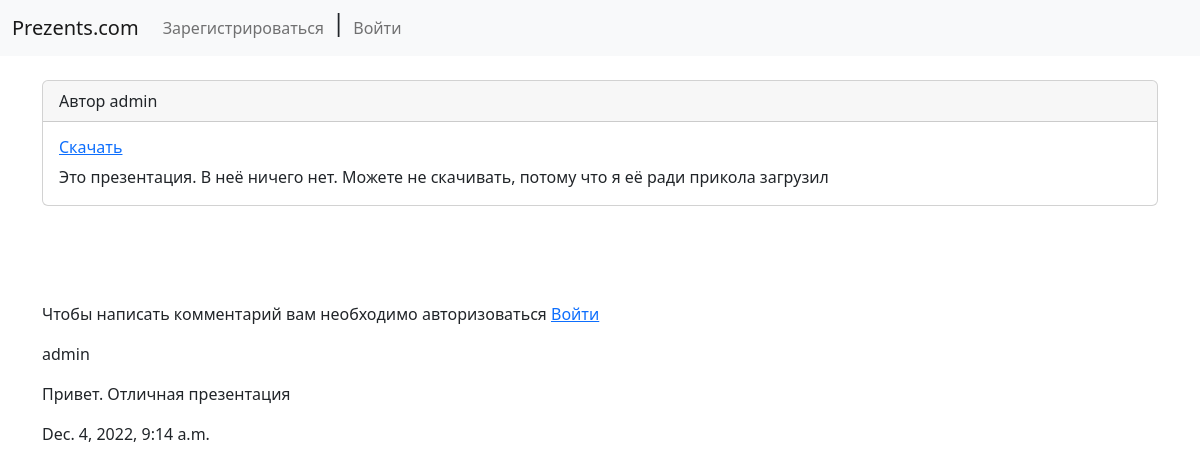
Before: /prezents/detail/1 with the older database file.
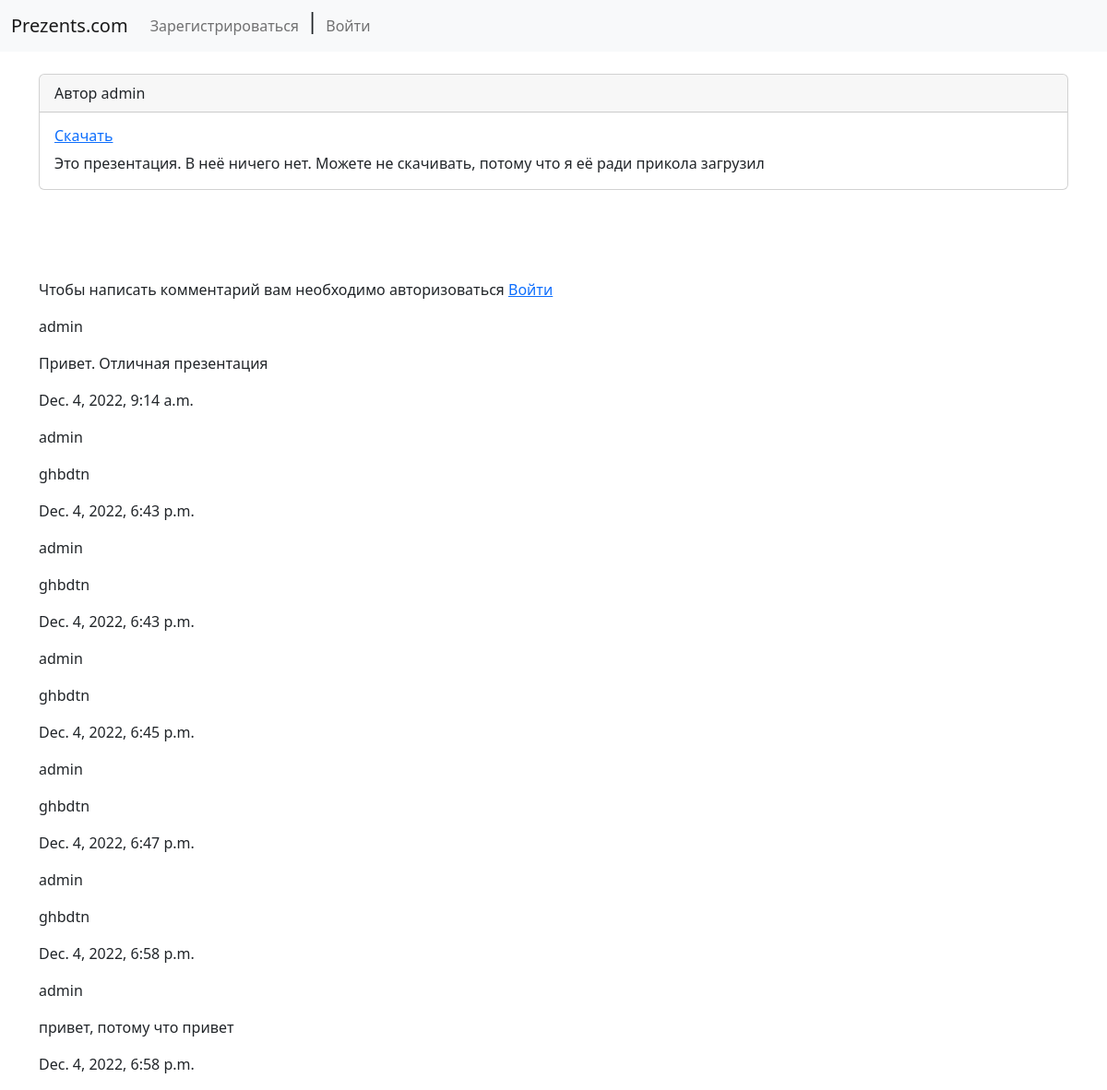
After: the same page with the newer database file.
### prezents/models.py (models this page shows, shortened)
class Post(models.Model):
    user = models.ForeignKey(User,
            on_delete=models.CASCADE,
            verbose_name='пользователь')
    file = models.FileField(upload_to='index_file/', verbose_name='файл')
    description = models.TextField(verbose_name='описание файла')

class Comment(models.Model):
    user = models.ForeignKey(User,
            on_delete=models.CASCADE,
            verbose_name="пользователь")
    post = models.ForeignKey(Post,
                on_delete=models.CASCADE,
                verbose_name='посты')
    title = models.TextField(verbose_name='описание файла')
    data = models.DateTimeField(auto_now_add=True)
    class Meta:
        verbose_name = 'Комментарий'
        verbose_name_plural = 'Комментарии'

### users/models.py (models this page shows)
class User(AbstractUser):
    description = models.TextField()
    image = models.ImageField(upload_to='photo/', blank=True)
    def __str__(self) -> str:
        return self.username
    class Meta:
        verbose_name = 'user'
        verbose_name_plural = 'users'

### prezents/views.py (the view)
# urls.py: path('detail/<int:pk>', views.detail , name='detail'),
def detail(request, pk):
    post =  get_object_or_404(Post, pk=pk)
    comment_form = CommentForm()
    comments = Comment.objects.filter(post=post)
    context = {
        'form': comment_form,
        'post': post,
        'comments': comments
    }
    return render(request,
            template_name='prezents/detail.html',
            context=context)

### templates/prezents/detail.html
{% extends 'base.html' %}
{% block content %}
<br>
<div class="container">
        <div class="card">
            <div class="card-header">
                Автор {{ post.user }}
            </div>
            <div class="card-body">
              <h6 class="card-title"><a href="{{ post.file.url}}">Скачать</a></h6>
              <p class="card-text">{{ post.description }}</p>
            </div>
          </div>
          <br>
<br>
<br>
<br>
{% if user.is_authenticated %}
 <form action='{% url "add_comment" post.id %}' method="post">
  {% csrf_token %}
  {{ form.as_p  }}
  <button>отправить</button>
  </form>
<br>
{% for comment in comments %}
<p>{{ comment.user }}</p>
<p>{{ comment.title }}</p>
<p> {{ comment.data }}</p>
{% endfor %}
{% else %}
<p>Чтобы написать комментарий вам необходимо авторизоваться  <a href="{% url 'login' %}">Войти</a></p>
  {% for comment in comments %}
  <p>{{ comment.user }}</p>
  <p>{{ comment.title }}</p>
  <p> {{ comment.data }}</p>
  {% endfor %}
{% endif%}
</div>
{% endblock %}

### templates/base.html (shortened to what this page needs)
<!DOCTYPE html>
<html lang="en">
<head>
    <link href="https://cdn.jsdelivr.net/npm/bootstrap@5.2.2/dist/css/bootstrap.min.css" rel="stylesheet">
</head>
<body>
    <nav class="navbar navbar-expand-lg bg-light">
        <div class="container-fluid">
          <a class="navbar-brand" href="{% url 'index' %}">Prezents.com</a>
          <div class="collapse navbar-collapse" id="navbarSupportedContent">
            <ul class="navbar-nav me-auto mb-2 mb-lg-0">
              {% if user.is_authenticated %}
              <li class="nav-item dropdown">
                <a class="nav-link dropdown-toggle" href="#" role="button" data-bs-toggle="dropdown" aria-expanded="false">
                  Dropdown
                </a>
                <ul class="dropdown-menu">
                  <li><a class="dropdown-item" href="{% url 'upload_file' %}">Загрузить данные</a></li>
                  <li><a class="dropdown-item" href="{% url 'my_files' %}">Мои фалы</a></li>
                  <li><hr class="dropdown-divider"></li>
                  <li><a class="dropdown-item" href="{% url 'create_post' %}">Создать пост</a></li>
                </ul>
              </li>
              <li class="nav-item">
                <a class="nav-link disabled"></a>
              </li>
            <li class="nav-item">
              <a class="nav-link" href="{% url 'user_profile' user.id %}">{{ user}}</a>
            </li>
            <h4>|</h4>
            <li class="nav-item">
               <a class="nav-link" href="{% url 'logout' %}">Выйти</a>
            </li>
            {% else %}
            <li class="nav-item">
              <a class="nav-link" href="{% url 'signup' %}">Зарегистрироваться</a>
            </li>
            <h4>|</h4>
            <li class="nav-item">
               <a class="nav-link" href="{% url 'login' %}">Войти</a>
            </li>
          </ul>
            {% endif %}
          </div>
        </div>
      </nav>
    {% block content %}
    {% endblock %}
</body>
</html>

Changed rows visible on the page:
added Comment: user "admin", title "ghbdtn", data "Dec. 4, 2022, 6:43 p.m."
added Comment: user "admin", title "ghbdtn", data "Dec. 4, 2022, 6:43 p.m."
added Comment: user "admin", title "ghbdtn", data "Dec. 4, 2022, 6:45 p.m."
added Comment: user "admin", title "ghbdtn", data "Dec. 4, 2022, 6:47 p.m."
added Comment: user "admin", title "ghbdtn", data "Dec. 4, 2022, 6:58 p.m."
added Comment: user "admin", title "привет, потому что привет", data "Dec. 4, 2022, 6:58 p.m."
